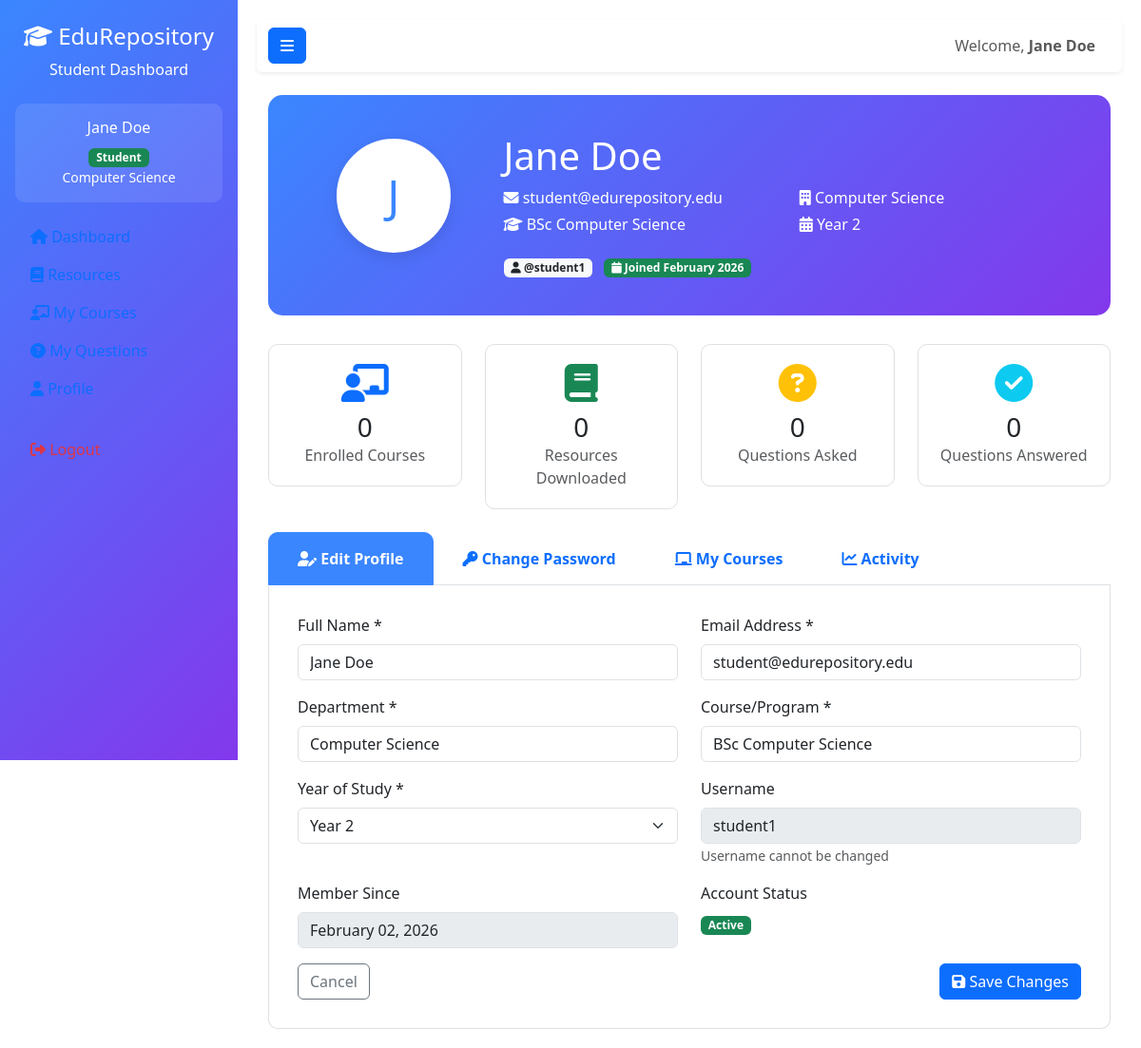
The page /student/profile.php (signed in) on the database its author committed.
### tables this page shows
CREATE TABLE `users` (
  `id` int(11) NOT NULL,
  `username` varchar(50) NOT NULL,
  `password` varchar(255) NOT NULL,
  `email` varchar(100) NOT NULL,
  `full_name` varchar(100) NOT NULL,
  `role` enum('student','lecturer','admin') NOT NULL,
  `department` varchar(100) DEFAULT NULL,
  `course` varchar(100) DEFAULT NULL,
  `year_of_study` int(11) DEFAULT NULL,
  `identification_number` varchar(50) DEFAULT NULL,
  `created_at` timestamp NOT NULL DEFAULT current_timestamp(),
  `status` enum('active','inactive') DEFAULT 'active'
);

### student/profile.php (the view, shortened to what this page needs)
<?php
require_once '../db.php';
$student_id = $_SESSION['user_id'];
$stmt = $pdo->prepare("SELECT * FROM users WHERE id = ?");
$stmt->execute([$student_id]);
$student = $stmt->fetch();
$stmt = $pdo->prepare("SELECT
    COUNT(DISTINCT e.course_id) as enrolled_courses,
    COUNT(DISTINCT r.id) as downloaded_resources,
    COUNT(DISTINCT q.id) as total_questions,
    COUNT(DISTINCT CASE WHEN q.status = 'answered' THEN q.id END) as answered_questions
    FROM users u
    LEFT JOIN enrollments e ON u.id = e.student_id
    LEFT JOIN resources r ON 1=1
    LEFT JOIN questions q ON u.id = q.student_id
    WHERE u.id = ?");
$stmt->execute([$student_id]);
$stats = $stmt->fetch();
?>
<!DOCTYPE html>
<html lang="en">
<head>
    <link href="https://cdn.jsdelivr.net/npm/bootstrap@5.3.0/dist/css/bootstrap.min.css" rel="stylesheet">
    <link rel="stylesheet" href="https://cdnjs.cloudflare.com/ajax/libs/font-awesome/6.4.0/css/all.min.css">
</head>
<body>
    <div class="sidebar" id="sidebar">
        <div class="sidebar-header p-4 text-center">
            <h4><i class="fas fa-graduation-cap"></i> EduRepository</h4>
            <p class="mb-0">Student Dashboard</p>
        </div>
        <div class="px-3">
            <div class="user-info text-center p-3 mb-3" style="background: rgba(255,255,255,0.1); border-radius: 10px;">
                <h6><?php echo $student['full_name']; ?></h6>
                <span class="badge bg-success">Student</span>
                <p class="mb-0 small"><?php echo $student['department']; ?></p>
            </div>
            <ul class="nav flex-column">
                <li class="nav-item">
                    <a class="nav-link" href="dashboard.php">
                        <i class="fas fa-home"></i> Dashboard
                    </a>
                </li>
                <li class="nav-item">
                    <a class="nav-link" href="resources.php">
                        <i class="fas fa-book"></i> Resources
                    </a>
                </li>
                <li class="nav-item">
                    <a class="nav-link" href="courses.php">
                        <i class="fas fa-chalkboard-teacher"></i> My Courses
                    </a>
                </li>
                <li class="nav-item">
                    <a class="nav-link" href="questions.php">
                        <i class="fas fa-question-circle"></i> My Questions
                    </a>
                </li>
                <li class="nav-item">
                    <a class="nav-link active" href="profile.php">
                        <i class="fas fa-user"></i> Profile
                    </a>
                </li>
                <li class="nav-item mt-4">
                    <a class="nav-link text-danger" href="../logout.php">
                        <i class="fas fa-sign-out-alt"></i> Logout
                    </a>
                </li>
            </ul>
        </div>
    </div>
    <div class="main-content" id="mainContent">
        <nav class="navbar navbar-expand-lg navbar-light bg-white shadow-sm rounded mb-4">
            <div class="container-fluid">
                <button class="btn btn-primary" id="sidebarToggle">
                    <i class="fas fa-bars"></i>
                </button>
                <div class="navbar-nav ms-auto">
                    <span class="navbar-text me-3">
                        Welcome, <strong><?php echo $student['full_name']; ?></strong>
                    </span>
                </div>
            </div>
        </nav>
        <div class="container-fluid">
            <div class="profile-header">
                <div class="row align-items-center">
                    <div class="col-md-3 text-center">
                        <div class="profile-avatar">
                            <?php echo strtoupper(substr($student['full_name'], 0, 1)); ?>
                        </div>
                    </div>
                    <div class="col-md-9">
                        <h1 class="display-6 mb-2"><?php echo $student['full_name']; ?></h1>
                        <div class="row">
                            <div class="col-md-6">
                                <p class="mb-1">
                                    <i class="fas fa-envelope"></i> <?php echo $student['email']; ?>
                                </p>
                                <p class="mb-1">
                                    <i class="fas fa-graduation-cap"></i> <?php echo $student['course']; ?>
                                </p>
                            </div>
                            <div class="col-md-6">
                                <p class="mb-1">
                                    <i class="fas fa-building"></i> <?php echo $student['department']; ?>
                                </p>
                                <p class="mb-1">
                                    <i class="fas fa-calendar-alt"></i> Year <?php echo $student['year_of_study']; ?>
                                </p>
                            </div>
                        </div>
                        <div class="mt-3">
                            <span class="badge bg-light text-dark me-2">
                                <i class="fas fa-user"></i> @<?php echo $student['username']; ?>
                            </span>
                            <span class="badge bg-success">
                                <i class="fas fa-calendar"></i> Joined <?php echo date('F Y', strtotime($student['created_at'])); ?>
                            </span>
                        </div>
                    </div>
                </div>
            </div>
            <div class="row mb-4">
                <div class="col-md-3">
                    <div class="stat-card">
                        <i class="fas fa-chalkboard-teacher stat-icon text-primary"></i>
                        <h3 class="mb-0"><?php echo $stats['enrolled_courses']; ?></h3>
                        <p class="text-muted mb-0">Enrolled Courses</p>
                    </div>
                </div>
                <div class="col-md-3">
                    <div class="stat-card">
                        <i class="fas fa-book stat-icon text-success"></i>
                        <h3 class="mb-0"><?php echo $stats['downloaded_resources']; ?></h3>
                        <p class="text-muted mb-0">Resources Downloaded</p>
                    </div>
                </div>
                <div class="col-md-3">
                    <div class="stat-card">
                        <i class="fas fa-question-circle stat-icon text-warning"></i>
                        <h3 class="mb-0"><?php echo $stats['total_questions']; ?></h3>
                        <p class="text-muted mb-0">Questions Asked</p>
                    </div>
                </div>
                <div class="col-md-3">
                    <div class="stat-card">
                        <i class="fas fa-check-circle stat-icon text-info"></i>
                        <h3 class="mb-0"><?php echo $stats['answered_questions']; ?></h3>
                        <p class="text-muted mb-0">Questions Answered</p>
                    </div>
                </div>
            </div>
            <ul class="nav nav-tabs" id="profileTab" role="tablist">
                <li class="nav-item" role="presentation">
                    <button class="nav-link active" id="profile-tab" data-bs-toggle="tab" data-bs-target="#profile" type="button">
                        <i class="fas fa-user-edit"></i> Edit Profile
                    </button>
                </li>
                <li class="nav-item" role="presentation">
                    <button class="nav-link" id="password-tab" data-bs-toggle="tab" data-bs-target="#password" type="button">
                        <i class="fas fa-key"></i> Change Password
                    </button>
                </li>
                <li class="nav-item" role="presentation">
                    <button class="nav-link" id="courses-tab" data-bs-toggle="tab" data-bs-target="#courses" type="button">
                        <i class="fas fa-chalkboard"></i> My Courses
                    </button>
                </li>
                <li class="nav-item" role="presentation">
                    <button class="nav-link" id="activity-tab" data-bs-toggle="tab" data-bs-target="#activity" type="button">
                        <i class="fas fa-chart-line"></i> Activity
                    </button>
                </li>
            </ul>
            <div class="tab-content" id="profileTabContent">
                <div class="tab-pane fade show active" id="profile" role="tabpanel">
                    <form method="POST" action="">
                        <div class="row">
                            <div class="col-md-6 mb-3">
                                <label class="form-label">Full Name *</label>
                                <input type="text" class="form-control" name="full_name"
                                       value="<?php echo htmlspecialchars($student['full_name']); ?>" required>
                            </div>
                            <div class="col-md-6 mb-3">
                                <label class="form-label">Email Address *</label>
                                <input type="email" class="form-control" name="email"
                                       value="<?php echo $student['email']; ?>" required>
                            </div>
                        </div>
                        <div class="row">
                            <div class="col-md-6 mb-3">
                                <label class="form-label">Department *</label>
                                <input type="text" class="form-control" name="department"
                                       value="<?php echo htmlspecialchars($student['department']); ?>" required>
                            </div>
                            <div class="col-md-6 mb-3">
                                <label class="form-label">Course/Program *</label>
                                <input type="text" class="form-control" name="course"
                                       value="<?php echo htmlspecialchars($student['course']); ?>" required>
                            </div>
                        </div>
                        <div class="row">
                            <div class="col-md-6 mb-3">
                                <label class="form-label">Year of Study *</label>
                                <select class="form-select" name="year_of_study" required>
                                    <option value="2" <?php echo $student['year_of_study'] == 2 ? 'selected' : ''; ?>>Year 2</option>
                                </select>
                            </div>
                            <div class="col-md-6 mb-3">
                                <label class="form-label">Username</label>
                                <input type="text" class="form-control" value="<?php echo $student['username']; ?>" disabled>
                                <small class="text-muted">Username cannot be changed</small>
                            </div>
                        </div>
                        <div class="row">
                            <div class="col-md-6 mb-3">
                                <label class="form-label">Member Since</label>
                                <input type="text" class="form-control"
                                       value="<?php echo date('F d, Y', strtotime($student['created_at'])); ?>" disabled>
                            </div>
                            <div class="col-md-6 mb-3">
                                <label class="form-label">Account Status</label>
                                <div>
                                    <span class="badge bg-<?php echo $student['status'] == 'active' ? 'success' : 'danger'; ?>">
                                        <?php echo ucfirst($student['status']); ?>
                                    </span>
                                </div>
                            </div>
                        </div>
                        <div class="d-flex justify-content-between">
                            <a href="dashboard.php" class="btn btn-outline-secondary">Cancel</a>
                            <button type="submit" name="update_profile" class="btn btn-primary">
                                <i class="fas fa-save"></i> Save Changes
                            </button>
                        </div>
                    </form>
                </div>
            </div>
        </div>
    </div>
</body>
</html>

### student/profile.php (style rules this page uses)
.sidebar { background: linear-gradient(135deg, #3a86ff, #8338ec); color: white; height: 100vh; position: fixed; width: 250px; transition: all 0.3s; }
.main-content { margin-left: 250px; padding: 20px; transition: all 0.3s; }
.profile-header { background: linear-gradient(135deg, #3a86ff, #8338ec); color: white; padding: 40px; border-radius: 15px; margin-bottom: 30px; }
.profile-avatar { width: 120px; height: 120px; background: white; color: #3a86ff; font-size: 3rem; display: flex; align-items: center; justify-content: center; border-radius: 50%; margin: 0 auto 20px; border: 5px solid white; box-shadow: 0 5px 15px rgba(0,0,0,0.1); }
.stat-card { background: white; border: 1px solid #e0e0e0; border-radius: 10px; padding: 20px; text-align: center; transition: all 0.3s; }
.stat-icon { font-size: 2.5rem; margin-bottom: 10px; }
.tab-content { background: white; border: 1px solid #e0e0e0; border-top: none; border-radius: 0 0 10px 10px; padding: 30px; }
.nav-tabs .nav-link { border: 1px solid transparent; border-top-left-radius: 10px; border-top-right-radius: 10px; padding: 15px 30px; font-weight: 600; }
.nav-tabs .nav-link.active { background: #3a86ff; color: white; border-color: #3a86ff; }

### rows shown on the page
users: full_name "Jane Doe", department "Computer Science", full_name "J", email "student@edurepository.edu", course "BSc Computer Science", year_of_study "2", username "student1", created_at "February 2026", year_of_study "Year 2", created_at "February 02, 2026", status "Active"

### other values the page prints
$stats['enrolled_courses'] "0"
$stats['downloaded_resources'] "0"
$stats['total_questions'] "0"
$stats['answered_questions'] "0"
